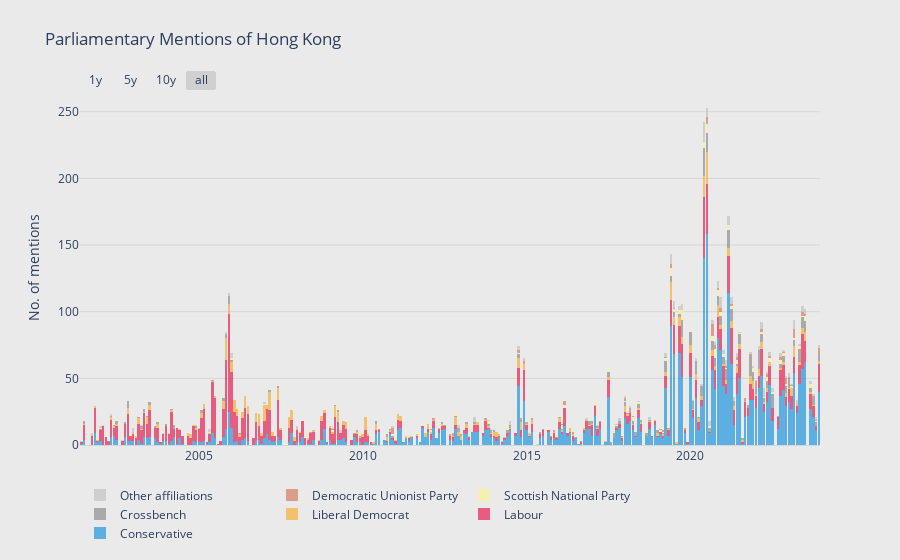

The code cell stored with this chart in its notebook:
### Code cell
fig = go.Figure()

def add_bar(column, color):
    fig.add_trace(
        go.Bar(
            name = column,
            x = df_party_month_wide_sorted_grouped['month'],
            y = df_party_month_wide_sorted_grouped[column],
            marker_color = color,
            marker_line_width = 0,
            opacity = 0.6,
            hovertemplate = '%{y}'
        )
    )

add_bar('Conservative', '#0087DC')
add_bar('Labour', '#E4003B')
add_bar('Liberal Democrat', '#FAA61A')
add_bar('Crossbench', 'grey')
add_bar('Scottish National Party', '#FDF38E')
add_bar('Democratic Unionist Party', '#D46A4C')
add_bar('Other affiliations', '#BDBDBD')

fig.update_layout(
    title = "Parliamentary Mentions of Hong Kong",
    showlegend = True,
    legend_orientation = 'h',
    margin = dict(t=90, b=30, l=80, r=80),
    barmode = 'stack',
    hovermode = 'x unified',
    template = 'plotly_white',
    paper_bgcolor = '#eaeaea',
    plot_bgcolor = '#eaeaea',
    hoverlabel = dict(
        bgcolor = '#eaeaea'
    ),
    bargap = 0.01
)

fig.update_xaxes(
    linecolor = '#d6d6d6',
    hoverformat = '%B %Y',
    rangeselector= dict(
        buttons = list([
            dict(count=1,
                label="1y",
                step="year",
                stepmode="backward"),
            dict(count=5,
                label="5y",
                step="year",
                stepmode="backward"),
            dict(count=10,
                label="10y",
                step="year",
                stepmode="backward"),
            dict(step="all")
        ]),
        bgcolor = '#eaeaea',
        x = 0,
        y = 1
    ),
)

fig.update_yaxes(
    tickformat = ',',
    gridcolor = '#d6d6d6',
    title = 'No. of mentions'
)

fig.show()

### Figure 1 — Plotly figure (JSON) as saved in the notebook; plotly's stock layout.template omitted (floating-point values rounded to 4 significant figures; data arrays with more than 128 entries replaced by an {"elided": "..."} marker saying what was removed)
{"data": [{"hovertemplate": "%{y}", "marker": {"color": "#0087DC", "line": {"width": 0}}, "name": "Conservative", "opacity": 0.6, "type": "bar", "x": {"elided": "252 str values"}, "y": {"elided": "252 int values"}}, {"hovertemplate": "%{y}", "marker": {"color": "#E4003B", "line": {"width": 0}}, "name": "Labour", "opacity": 0.6, "type": "bar", "x": {"elided": "252 str values"}, "y": {"elided": "252 int values"}}, {"hovertemplate": "%{y}", "marker": {"color": "#FAA61A", "line": {"width": 0}}, "name": "Liberal Democrat", "opacity": 0.6, "type": "bar", "x": {"elided": "252 str values"}, "y": {"elided": "252 int values"}}, {"hovertemplate": "%{y}", "marker": {"color": "grey", "line": {"width": 0}}, "name": "Crossbench", "opacity": 0.6, "type": "bar", "x": {"elided": "252 str values"}, "y": {"elided": "252 int values"}}, {"hovertemplate": "%{y}", "marker": {"color": "#FDF38E", "line": {"width": 0}}, "name": "Scottish National Party", "opacity": 0.6, "type": "bar", "x": {"elided": "252 str values"}, "y": {"elided": "252 int values"}}, {"hovertemplate": "%{y}", "marker": {"color": "#D46A4C", "line": {"width": 0}}, "name": "Democratic Unionist Party", "opacity": 0.6, "type": "bar", "x": {"elided": "252 str values"}, "y": {"elided": "252 int values"}}, {"hovertemplate": "%{y}", "marker": {"color": "#BDBDBD", "line": {"width": 0}}, "name": "Other affiliations", "opacity": 0.6, "type": "bar", "x": {"elided": "252 str values"}, "y": {"elided": "252 int values"}}], "layout": {"bargap": 0.01, "barmode": "stack", "hoverlabel": {"bgcolor": "#eaeaea"}, "hovermode": "x unified", "legend": {"orientation": "h"}, "margin": {"b": 30, "l": 80, "r": 80, "t": 90}, "paper_bgcolor": "#eaeaea", "plot_bgcolor": "#eaeaea", "showlegend": true, "title": {"text": "Parliamentary Mentions of Hong Kong"}, "xaxis": {"hoverformat": "%B %Y", "linecolor": "#d6d6d6", "rangeselector": {"bgcolor": "#eaeaea", "buttons": [{"count": 1, "label": "1y", "step": "year", "stepmode": "backward"}, {"count": 5, "label": "5y", "step": "year", "stepmode": "backward"}, {"count": 10, "label": "10y", "step": "year", "stepmode": "backward"}, {"step": "all"}], "x": 0, "y": 1}}, "yaxis": {"gridcolor": "#d6d6d6", "tickformat": ",", "title": {"text": "No. of mentions"}}}}
